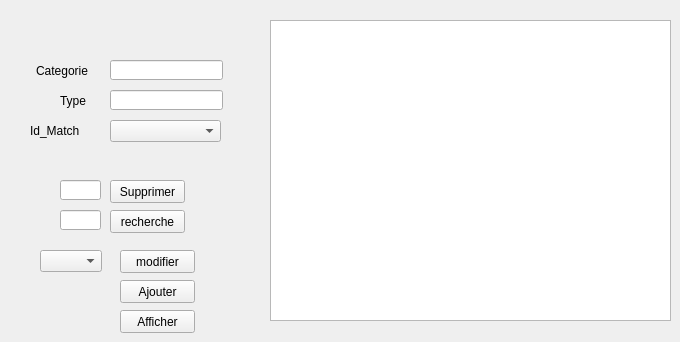
      <widget class="QWidget" name="tab_8">
       <attribute name="title">
        <string>Equipement</string>
       </attribute>
       <widget class="QLineEdit" name="label_rech_dep_4">
        <property name="geometry">
         <rect>
          <x>60</x>
          <y>210</y>
          <width>41</width>
          <height>20</height>
         </rect>
        </property>
       </widget>
       <widget class="QPushButton" name="button_sup_dep_4">
        <property name="geometry">
         <rect>
          <x>110</x>
          <y>180</y>
          <width>75</width>
          <height>23</height>
         </rect>
        </property>
        <property name="text">
         <string>Supprimer</string>
        </property>
       </widget>
       <widget class="QPushButton" name="afficherdepartement_3">
        <property name="geometry">
         <rect>
          <x>120</x>
          <y>310</y>
          <width>75</width>
          <height>23</height>
         </rect>
        </property>
        <property name="text">
         <string>Afficher</string>
        </property>
       </widget>
       <widget class="QTableView" name="tableView_9">
        <property name="geometry">
         <rect>
          <x>270</x>
          <y>20</y>
          <width>401</width>
          <height>301</height>
         </rect>
        </property>
       </widget>
       <widget class="QLineEdit" name="id_20">
        <property name="geometry">
         <rect>
          <x>110</x>
          <y>90</y>
          <width>113</width>
          <height>20</height>
         </rect>
        </property>
       </widget>
       <widget class="QLabel" name="label_62">
        <property name="geometry">
         <rect>
          <x>36</x>
          <y>60</y>
          <width>61</width>
          <height>21</height>
         </rect>
        </property>
        <property name="text">
         <string>Categorie</string>
        </property>
       </widget>
       <widget class="QLabel" name="label_72">
        <property name="geometry">
         <rect>
          <x>60</x>
          <y>90</y>
          <width>31</width>
          <height>21</height>
         </rect>
        </property>
        <property name="text">
         <string>Type</string>
        </property>
       </widget>
       <widget class="QPushButton" name="modifier_dep_4">
        <property name="geometry">
         <rect>
          <x>120</x>
          <y>250</y>
          <width>75</width>
          <height>23</height>
         </rect>
        </property>
        <property name="text">
         <string>modifier</string>
        </property>
       </widget>
       <widget class="QLineEdit" name="label_sup_dep_4">
        <property name="geometry">
         <rect>
          <x>60</x>
          <y>180</y>
          <width>41</width>
          <height>20</height>
         </rect>
        </property>
       </widget>
       <widget class="QLineEdit" name="id_22">
        <property name="geometry">
         <rect>
          <x>110</x>
          <y>60</y>
          <width>113</width>
          <height>20</height>
         </rect>
        </property>
       </widget>
       <widget class="QComboBox" name="comboBox_17">
        <property name="geometry">
         <rect>
          <x>40</x>
          <y>250</y>
          <width>62</width>
          <height>22</height>
         </rect>
        </property>
       </widget>
       <widget class="QPushButton" name="button_rech_dep_4">
        <property name="geometry">
         <rect>
          <x>110</x>
          <y>210</y>
          <width>75</width>
          <height>23</height>
         </rect>
        </property>
        <property name="text">
         <string>recherche</string>
        </property>
       </widget>
       <widget class="QPushButton" name="ajouterdepartement_3">
        <property name="geometry">
         <rect>
          <x>120</x>
          <y>280</y>
          <width>75</width>
          <height>23</height>
         </rect>
        </property>
        <property name="text">
         <string>Ajouter</string>
        </property>
       </widget>
       <widget class="QComboBox" name="comboBox_18">
        <property name="geometry">
         <rect>
          <x>110</x>
          <y>120</y>
          <width>111</width>
          <height>22</height>
         </rect>
        </property>
       </widget>
       <widget class="QLabel" name="label_73">
        <property name="geometry">
         <rect>
          <x>30</x>
          <y>120</y>
          <width>61</width>
          <height>21</height>
         </rect>
        </property>
        <property name="text">
         <string>Id_Match</string>
        </property>
       </widget>
      </widget>
